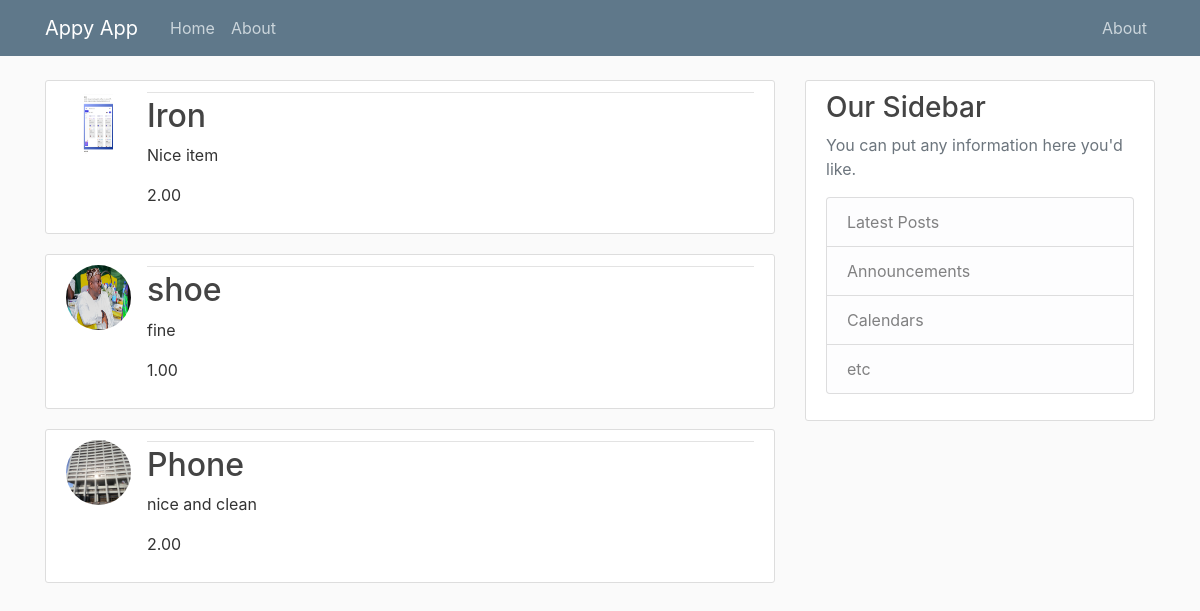
The page /product/ on the database as committed earlier.
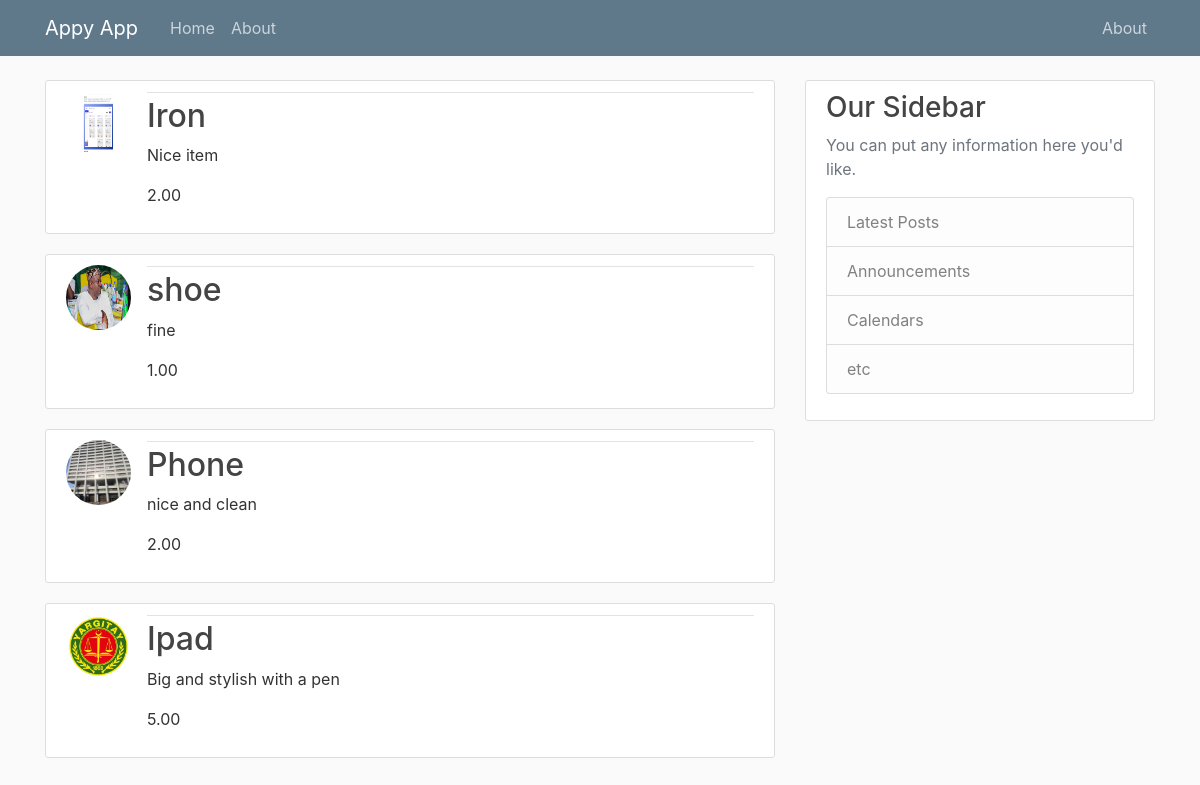
The same page on the database as committed later.
### Appy/models.py (models this page shows, shortened)
class Products(models.Model):
    name = models.CharField(max_length=100)
    description = models.TextField()
    price = models.DecimalField(max_digits=12, decimal_places=2)
    category = models.CharField(choices=CATEGORY_CHOICES, max_length=10)
    image = models.ImageField(upload_to="product_images", default="product.jpg")
    class Meta:
        verbose_name_plural = 'Products'

### Appy/views.py (the view)
# urls.py: path("product/", productpage, name="product"),
def productpage(request):
    products = Products.objects.all()
    context = {
        "all_products": products
    }
    return render(request, "Appy/product.html", context)

### Appy/templates/Appy/product.html
{% extends "Appy/base.html" %}
{% block content %}
    {% for i in all_products %}
        <article class="media content-section">
          <img class="rounded-circle article-img" src="{{ i.image.url }}">
          <div class="media-body">
            <div class="article-metadata">
            </div>
            <h2><a class="article-title" href="{% url 'singleproduct' i.id %}">{{ i.name }}</a></h2>
            <p class="article-content">{{ i.description }}</p>
            <p class="article-content">{{ i.price }}</p>
          </div>
        </article>
    {% endfor %}
{% endblock content %}

### Appy/templates/Appy/base.html (shortened to what this page needs)
{% load static %}
<!DOCTYPE html>
<html>
<head>
    <link rel="stylesheet" href="https://maxcdn.bootstrapcdn.com/bootstrap/4.0.0/css/bootstrap.min.css">
    <link rel="stylesheet" href="{% static 'Appy/base.css' %}">
</head>
<body>
    <header class="site-header">
      <nav class="navbar navbar-expand-md navbar-dark bg-steel fixed-top">
        <div class="container">
          <a class="navbar-brand mr-4" href="">Appy App</a>
          <div class="collapse navbar-collapse" id="navbarToggle">
            <div class="navbar-nav mr-auto">
              <a class="nav-item nav-link" href="">Home</a>
              <a class="nav-item nav-link" href="{% url 'product' %}">About</a>
            </div>
            <div class="navbar-nav">
                <a class="nav-item nav-link" href="{% url 'product' %}">About</a>
            </div>
          </div>
        </div>
      </nav>
    </header>
    <main role="main" class="container">
      <div class="row">
        <div class="col-md-8">
          {% block content %}{% endblock %}
        </div>
        <div class="col-md-4">
          <div class="content-section">
            <h3>Our Sidebar</h3>
            <p class='text-muted'>You can put any information here you'd like.
              <ul class="list-group">
                <li class="list-group-item list-group-item-light">Latest Posts</li>
                <li class="list-group-item list-group-item-light">Announcements</li>
                <li class="list-group-item list-group-item-light">Calendars</li>
                <li class="list-group-item list-group-item-light">etc</li>
              </ul>
            </p>
          </div>
        </div>
      </div>
    </main>
</body>
</html>

### Appy/static/Appy/base.css (style rules this page uses)
body { background: #fafafa; color: #333333; margin-top: 5rem; }
h1, h2, h3, h4, h5, h6 { color: #444444; }
ul { margin: 0; }
.bg-steel { background-color: #5f788a; }
.site-header .navbar-nav .nav-link { color: #cbd5db; }
.content-section { background: #ffffff; padding: 10px 20px; border: 1px solid #dddddd; border-radius: 3px; margin-bottom: 20px; }
.article-title { color: #444444; }
.article-content { white-space: pre-line; }
.article-img { height: 65px; width: 65px; margin-right: 16px; }
.article-metadata { padding-bottom: 1px; margin-bottom: 4px; border-bottom: 1px solid #e3e3e3 }

Rows that differ between the two databases and show on the page:
added Products: image (picture), name "Ipad", description "Big and stylish with a pen", price "5.00"
